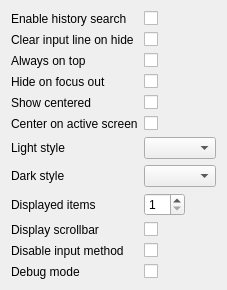
<?xml version="1.0" encoding="UTF-8"?>
<ui version="4.0">
 <class>ConfigWidget</class>
 <widget class="QWidget" name="ConfigWidget">
  <property name="windowTitle">
   <string>Frontend settings</string>
  </property>
  <layout class="QFormLayout" name="formLayout">
   <item row="0" column="0">
    <widget class="QLabel" name="label_history_search">
     <property name="text">
      <string>Enable history search</string>
     </property>
     <property name="buddy">
      <cstring>checkBox_history_search</cstring>
     </property>
    </widget>
   </item>
   <item row="0" column="1">
    <widget class="QCheckBox" name="checkBox_history_search">
     <property name="sizePolicy">
      <sizepolicy hsizetype="Fixed" vsizetype="Fixed">
       <horstretch>0</horstretch>
       <verstretch>0</verstretch>
      </sizepolicy>
     </property>
     <property name="toolTip">
      <string>Use the current input text to filter the input history.</string>
     </property>
     <property name="text">
      <string/>
     </property>
    </widget>
   </item>
   <item row="1" column="0">
    <widget class="QLabel" name="label_clearOnHide">
     <property name="text">
      <string>Clear input line on hide</string>
     </property>
     <property name="buddy">
      <cstring>checkBox_clearOnHide</cstring>
     </property>
    </widget>
   </item>
   <item row="1" column="1">
    <widget class="QCheckBox" name="checkBox_clearOnHide">
     <property name="sizePolicy">
      <sizepolicy hsizetype="Fixed" vsizetype="Fixed">
       <horstretch>0</horstretch>
       <verstretch>0</verstretch>
      </sizepolicy>
     </property>
     <property name="toolTip">
      <string>Clear the input line when the window is hidden.</string>
     </property>
     <property name="text">
      <string/>
     </property>
    </widget>
   </item>
   <item row="2" column="0">
    <widget class="QLabel" name="label_onTop">
     <property name="sizePolicy">
      <sizepolicy hsizetype="Minimum" vsizetype="Preferred">
       <horstretch>0</horstretch>
       <verstretch>0</verstretch>
      </sizepolicy>
     </property>
     <property name="text">
      <string>Always on top</string>
     </property>
     <property name="buddy">
      <cstring>checkBox_onTop</cstring>
     </property>
    </widget>
   </item>
   <item row="2" column="1">
    <widget class="QCheckBox" name="checkBox_onTop">
     <property name="sizePolicy">
      <sizepolicy hsizetype="Fixed" vsizetype="Fixed">
       <horstretch>0</horstretch>
       <verstretch>0</verstretch>
      </sizepolicy>
     </property>
     <property name="toolTip">
      <string>Let Albert stay on top of all top level windows.</string>
     </property>
    </widget>
   </item>
   <item row="3" column="0">
    <widget class="QLabel" name="label_hideOnFocusOut">
     <property name="text">
      <string>Hide on focus out</string>
     </property>
     <property name="buddy">
      <cstring>checkBox_hideOnFocusOut</cstring>
     </property>
    </widget>
   </item>
   <item row="3" column="1">
    <widget class="QCheckBox" name="checkBox_hideOnFocusOut">
     <property name="sizePolicy">
      <sizepolicy hsizetype="Fixed" vsizetype="Fixed">
       <horstretch>0</horstretch>
       <verstretch>0</verstretch>
      </sizepolicy>
     </property>
     <property name="toolTip">
      <string>Hide Albert if the window lost focus.</string>
     </property>
    </widget>
   </item>
   <item row="4" column="0">
    <widget class="QLabel" name="label_center">
     <property name="sizePolicy">
      <sizepolicy hsizetype="Minimum" vsizetype="Preferred">
       <horstretch>0</horstretch>
       <verstretch>0</verstretch>
      </sizepolicy>
     </property>
     <property name="text">
      <string>Show centered</string>
     </property>
     <property name="buddy">
      <cstring>checkBox_center</cstring>
     </property>
    </widget>
   </item>
   <item row="4" column="1">
    <widget class="QCheckBox" name="checkBox_center">
     <property name="sizePolicy">
      <sizepolicy hsizetype="Fixed" vsizetype="Fixed">
       <horstretch>0</horstretch>
       <verstretch>0</verstretch>
      </sizepolicy>
     </property>
     <property name="toolTip">
      <string>Position the window centered on the screen. See also &quot;Center on active screen&quot;.</string>
     </property>
    </widget>
   </item>
   <item row="5" column="0">
    <widget class="QLabel" name="label_followCursor">
     <property name="text">
      <string>Center on active screen</string>
     </property>
     <property name="buddy">
      <cstring>checkBox_followCursor</cstring>
     </property>
    </widget>
   </item>
   <item row="5" column="1">
    <widget class="QCheckBox" name="checkBox_followCursor">
     <property name="sizePolicy">
      <sizepolicy hsizetype="Fixed" vsizetype="Fixed">
       <horstretch>0</horstretch>
       <verstretch>0</verstretch>
      </sizepolicy>
     </property>
     <property name="toolTip">
      <string>Show the window on the active screen (the one containing the mouse cursor) rather than the primary one. This option applies when &quot;Show centered&quot; is activated, but also if the window has to be centered on another screen (e.g. because a display has been disconnected).</string>
     </property>
     <property name="text">
      <string/>
     </property>
    </widget>
   </item>
   <item row="6" column="0">
    <widget class="QLabel" name="label_style_light">
     <property name="sizePolicy">
      <sizepolicy hsizetype="Minimum" vsizetype="Preferred">
       <horstretch>0</horstretch>
       <verstretch>0</verstretch>
      </sizepolicy>
     </property>
     <property name="text">
      <string>Light style</string>
     </property>
     <property name="buddy">
      <cstring>comboBox_style_light</cstring>
     </property>
    </widget>
   </item>
   <item row="6" column="1">
    <widget class="QComboBox" name="comboBox_style_light">
     <property name="sizePolicy">
      <sizepolicy hsizetype="Fixed" vsizetype="Fixed">
       <horstretch>0</horstretch>
       <verstretch>0</verstretch>
      </sizepolicy>
     </property>
     <property name="toolTip">
      <string>Set the style used in light mode.</string>
     </property>
    </widget>
   </item>
   <item row="7" column="0">
    <widget class="QLabel" name="label_style_dark">
     <property name="text">
      <string>Dark style</string>
     </property>
     <property name="buddy">
      <cstring>comboBox_style_dark</cstring>
     </property>
    </widget>
   </item>
   <item row="7" column="1">
    <widget class="QComboBox" name="comboBox_style_dark">
     <property name="sizePolicy">
      <sizepolicy hsizetype="Fixed" vsizetype="Fixed">
       <horstretch>0</horstretch>
       <verstretch>0</verstretch>
      </sizepolicy>
     </property>
     <property name="toolTip">
      <string>Set the style used in dark mode.</string>
     </property>
    </widget>
   </item>
   <item row="8" column="0">
    <widget class="QLabel" name="label_results">
     <property name="sizePolicy">
      <sizepolicy hsizetype="Minimum" vsizetype="Preferred">
       <horstretch>0</horstretch>
       <verstretch>0</verstretch>
      </sizepolicy>
     </property>
     <property name="text">
      <string>Displayed items</string>
     </property>
     <property name="buddy">
      <cstring>spinBox_results</cstring>
     </property>
    </widget>
   </item>
   <item row="8" column="1">
    <widget class="QSpinBox" name="spinBox_results">
     <property name="sizePolicy">
      <sizepolicy hsizetype="Fixed" vsizetype="Fixed">
       <horstretch>0</horstretch>
       <verstretch>0</verstretch>
      </sizepolicy>
     </property>
     <property name="suffix">
      <string/>
     </property>
     <property name="minimum">
      <number>1</number>
     </property>
     <property name="maximum">
      <number>10</number>
     </property>
    </widget>
   </item>
   <item row="9" column="0">
    <widget class="QLabel" name="label_scrollbar">
     <property name="sizePolicy">
      <sizepolicy hsizetype="Minimum" vsizetype="Preferred">
       <horstretch>0</horstretch>
       <verstretch>0</verstretch>
      </sizepolicy>
     </property>
     <property name="text">
      <string>Display scrollbar</string>
     </property>
     <property name="buddy">
      <cstring>checkBox_scrollbar</cstring>
     </property>
    </widget>
   </item>
   <item row="9" column="1">
    <widget class="QCheckBox" name="checkBox_scrollbar">
     <property name="sizePolicy">
      <sizepolicy hsizetype="Fixed" vsizetype="Fixed">
       <horstretch>0</horstretch>
       <verstretch>0</verstretch>
      </sizepolicy>
     </property>
     <property name="toolTip">
      <string>Displays a scrollbar in the results list.</string>
     </property>
    </widget>
   </item>
   <item row="10" column="0">
    <widget class="QLabel" name="label_input_method">
     <property name="text">
      <string>Disable input method</string>
     </property>
     <property name="buddy">
      <cstring>checkBox_input_method</cstring>
     </property>
    </widget>
   </item>
   <item row="10" column="1">
    <widget class="QCheckBox" name="checkBox_input_method">
     <property name="sizePolicy">
      <sizepolicy hsizetype="Fixed" vsizetype="Fixed">
       <horstretch>0</horstretch>
       <verstretch>0</verstretch>
      </sizepolicy>
     </property>
    </widget>
   </item>
   <item row="11" column="0">
    <widget class="QLabel" name="label_debug">
     <property name="text">
      <string>Debug mode</string>
     </property>
     <property name="buddy">
      <cstring>checkBox_debug</cstring>
     </property>
    </widget>
   </item>
   <item row="11" column="1">
    <widget class="QCheckBox" name="checkBox_debug">
     <property name="sizePolicy">
      <sizepolicy hsizetype="Fixed" vsizetype="Fixed">
       <horstretch>0</horstretch>
       <verstretch>0</verstretch>
      </sizepolicy>
     </property>
     <property name="text">
      <string/>
     </property>
    </widget>
   </item>
  </layout>
 </widget>
 <tabstops>
  <tabstop>checkBox_history_search</tabstop>
  <tabstop>checkBox_clearOnHide</tabstop>
  <tabstop>checkBox_onTop</tabstop>
  <tabstop>checkBox_hideOnFocusOut</tabstop>
  <tabstop>checkBox_center</tabstop>
  <tabstop>checkBox_followCursor</tabstop>
  <tabstop>comboBox_style_light</tabstop>
  <tabstop>comboBox_style_dark</tabstop>
  <tabstop>spinBox_results</tabstop>
  <tabstop>checkBox_scrollbar</tabstop>
 </tabstops>
 <resources/>
 <connections/>
</ui>
